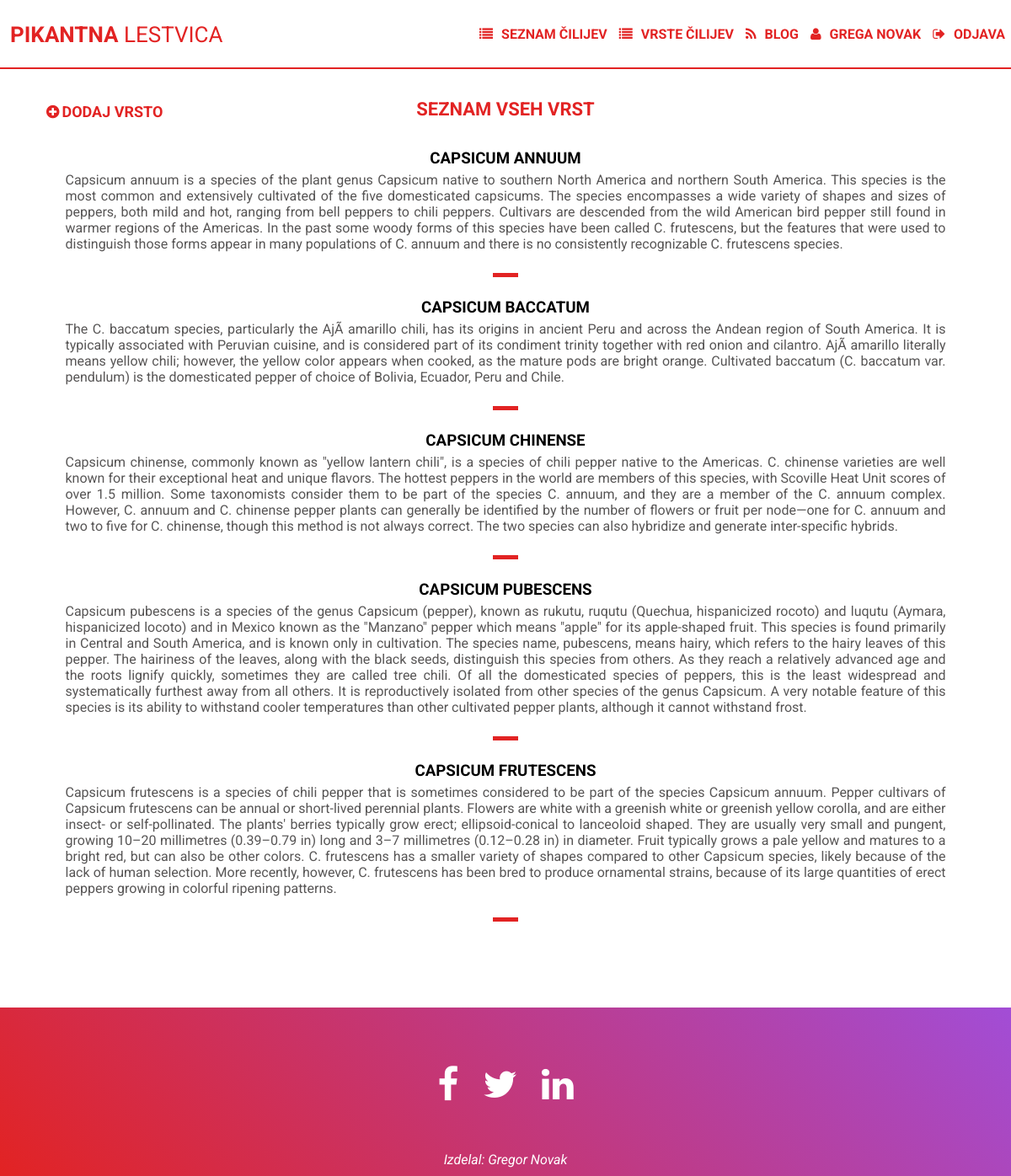
The page /chili_sorts.php (signed in) on the database its author committed.
### tables this page shows
CREATE TABLE `sorts` (
  `id_sorts` int(11) NOT NULL,
  `sort_name` varchar(70) NOT NULL,
  `sort_description` text NOT NULL
);

### chili_sorts.php (the view, shortened to what this page needs)
<?php
    include_once './header.php';
    include_once './database.php';
?>
<div class="chilis-container">
    <div class="chilis-title">
        <a href="add_sort.php"><i class="fa fa-plus-circle fa-custom-plus"></i><span class="add-new">Dodaj vrsto</span></a>
        <h2>Seznam vseh vrst</h2>
    </div>
    <?php
        $query = "SELECT * FROM sorts";
        $result = mysqli_query($link, $query);
        while($sort = mysqli_fetch_array($result)){
    ?>
    <div class="sort">
        <h3 class="sort-name"><?php echo $sort['sort_name']; ?></h3>
        <p class="sort-desc"><?php echo $sort['sort_description']; ?></p>
    </div>
    <hr class="chili-hr">
    <?php
        }
    ?>
</div>
<?php
    include_once './footer.php';
?>

### assets/css/style.css (style rules this page uses)
* { box-sizing: border-box; -webkit-font-smoothing: antialiased; }
html { position: relative; min-height: 100%; }
body { margin: 0 0 150px; padding: 0; font-family: 'Roboto', sans-serif; }
.chilis-container { width: 100%; border-top: 1px solid rgb(226, 35, 35); }
.chilis-container .chilis-title h2 { font-size: 22px; color: rgb(226, 35, 35); }
.chilis-container .chilis-title { position: relative; text-align: center; }
.chilis-container .chilis-title a { display: inline-block; line-height: 29px; position: absolute; top: 0px; right: 10px; text-decoration: none; color: rgb(226, 35, 35); font-size: 17px; }
.chilis-container .chilis-title a .add-new { display: none; margin-left: 3px; }
.chilis-container .sort { width: 95%; margin: 0 auto; }
.chilis-container .sort .sort-name { text-align: center; margin-bottom: 0px; text-transform: uppercase; }
.chilis-container .sort .sort-desc { margin-top: 5px; text-align: justify; color: rgb(87, 85, 85); }
.chilis-container .chili-hr { border: 0; height: 5px; width: 30px; background: rgb(226, 35, 35); margin: 25px auto 25px auto; }
@media screen and (min-width: 1141px) { body { margin: 0 0 300px; padding: 0; box-sizing: border-box; font-family: 'Roboto', sans-serif; } }
@media screen and (min-width: 1141px) { .chilis-container { border: none; margin: 0 auto; max-width: 1100px; } }
@media screen and (min-width: 1141px) { .chilis-container .chilis-title { position: relative; } }
@media screen and (min-width: 1141px) { .chilis-container .chilis-title h2 { text-transform: uppercase; margin: 35px 0 35px 0; } }
@media screen and (min-width: 1141px) { .chilis-container .chilis-title a { display: inline-block; line-height: 29px; position: absolute; top: 1px; left: 5px; right: auto; text-decoration: none; color: rgb(226, 35, 35); font-size: 18px; } }
@media screen and (min-width: 1141px) { .chilis-container .chilis-title a .add-new { display: inline-block; text-transform: uppercase; font-weight: 700; } }

### rows shown on the page
sorts: sort_name "CAPSICUM ANNUUM", sort_description "Capsicum annuum is a species of the plant genus Capsicum native to southern North America and northern South America. This species is the most common and extensively cultivated of the five domesticated capsicums. The species encompasses a wide variety of shapes and sizes of peppers, both mild and hot, ranging from bell peppers to chili peppers. Cultivars are descended from the wild American bird pepper still found in warmer regions of the Americas. In the past some woody forms of this species have been called C. frutescens, but the features that were used to distinguish those forms appear in many populations of C. annuum and there is no consistently recognizable C. frutescens species."
sorts: sort_name "CAPSICUM BACCATUM", sort_description "The C. baccatum species, particularly the AjÃ­ amarillo chili, has its origins in ancient Peru and across the Andean region of South America. It is typically associated with Peruvian cuisine, and is considered part of its condiment trinity together with red onion and cilantro. AjÃ­ amarillo literally means yellow chili; however, the yellow color appears when cooked, as the mature pods are bright orange. Cultivated baccatum (C. baccatum var. pendulum) is the domesticated pepper of choice of Bolivia, Ecuador, Peru and Chile."
sorts: sort_name "CAPSICUM CHINENSE", sort_description "Capsicum chinense, commonly known as \"yellow lantern chili\", is a species of chili pepper native to the Americas. C. chinense varieties are well known for their exceptional heat and unique flavors. The hottest peppers in the world are members of this species, with Scoville Heat Unit scores of over 1.5 million. Some taxonomists consider them to be part of the species C. annuum, and they are a member of the C. annuum complex. However, C. annuum and C. chinense pepper plants can generally be identified by the number of flowers or fruit per node—one for C. annuum and two to five for C. chinense, though this method is not always correct. The two species can also hybridize and generate…"
sorts: sort_name "CAPSICUM PUBESCENS", sort_description "Capsicum pubescens is a species of the genus Capsicum (pepper), known as rukutu, ruqutu (Quechua, hispanicized rocoto) and luqutu (Aymara, hispanicized locoto) and in Mexico known as the \"Manzano\" pepper which means \"apple\" for its apple-shaped fruit. This species is found primarily in Central and South America, and is known only in cultivation. The species name, pubescens, means hairy, which refers to the hairy leaves of this pepper. The hairiness of the leaves, along with the black seeds, distinguish this species from others. As they reach a relatively advanced age and the roots lignify quickly, sometimes they are called tree chili. Of all the domesticated species of peppers, this is the…"
sorts: sort_name "CAPSICUM FRUTESCENS", sort_description "Capsicum frutescens is a species of chili pepper that is sometimes considered to be part of the species Capsicum annuum. Pepper cultivars of Capsicum frutescens can be annual or short-lived perennial plants. Flowers are white with a greenish white or greenish yellow corolla, and are either insect- or self-pollinated. The plants' berries typically grow erect; ellipsoid-conical to lanceoloid shaped. They are usually very small and pungent, growing 10–20 millimetres (0.39–0.79 in) long and 3–7 millimetres (0.12–0.28 in) in diameter. Fruit typically grows a pale yellow and matures to a bright red, but can also be other colors. C. frutescens has a smaller variety of shapes compared to other…"

### other values the page prints
$_SESSION['username'] "GREGA NOVAK"
